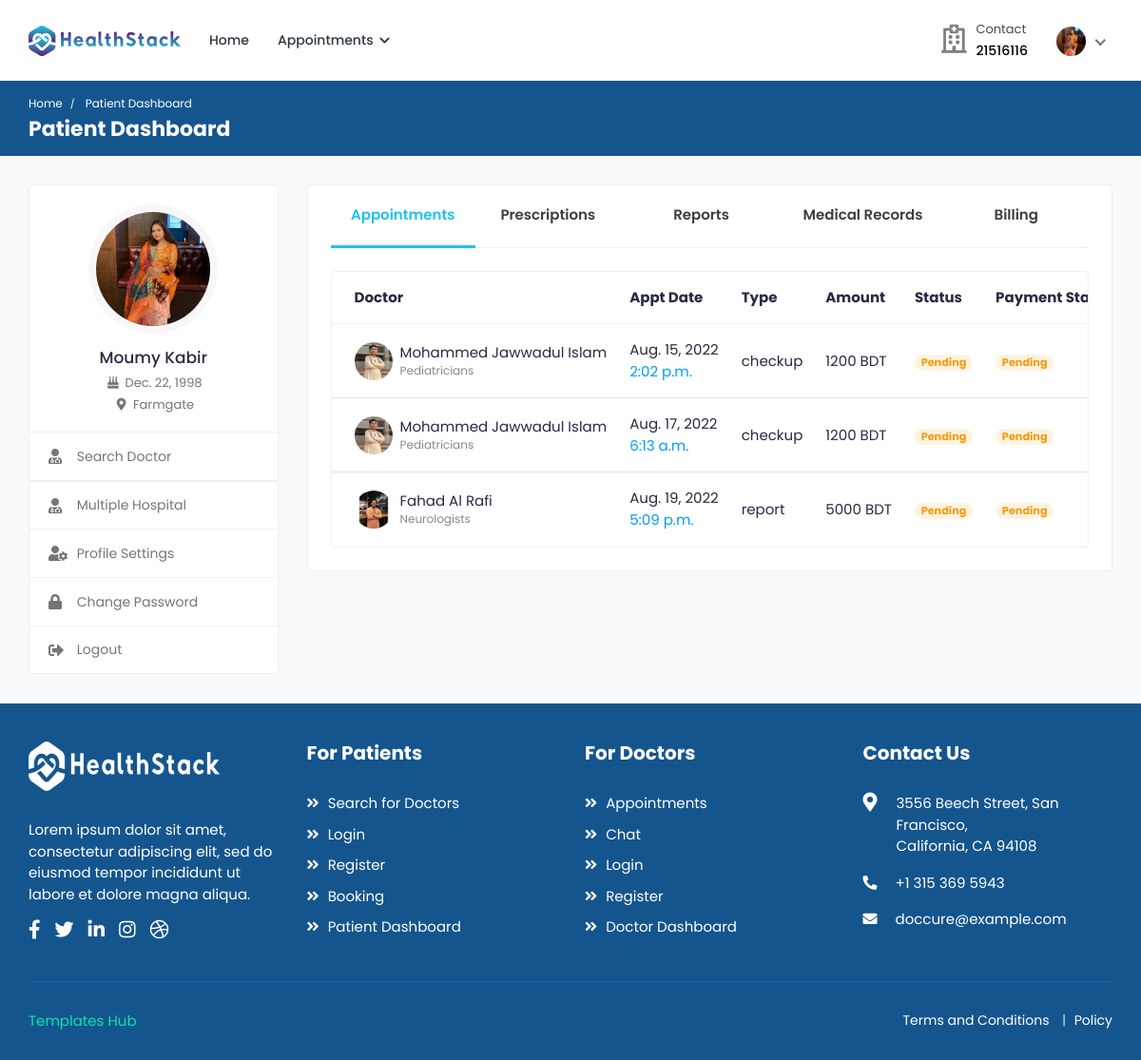
The page /patient-dashboard/4/ on the database as committed earlier.
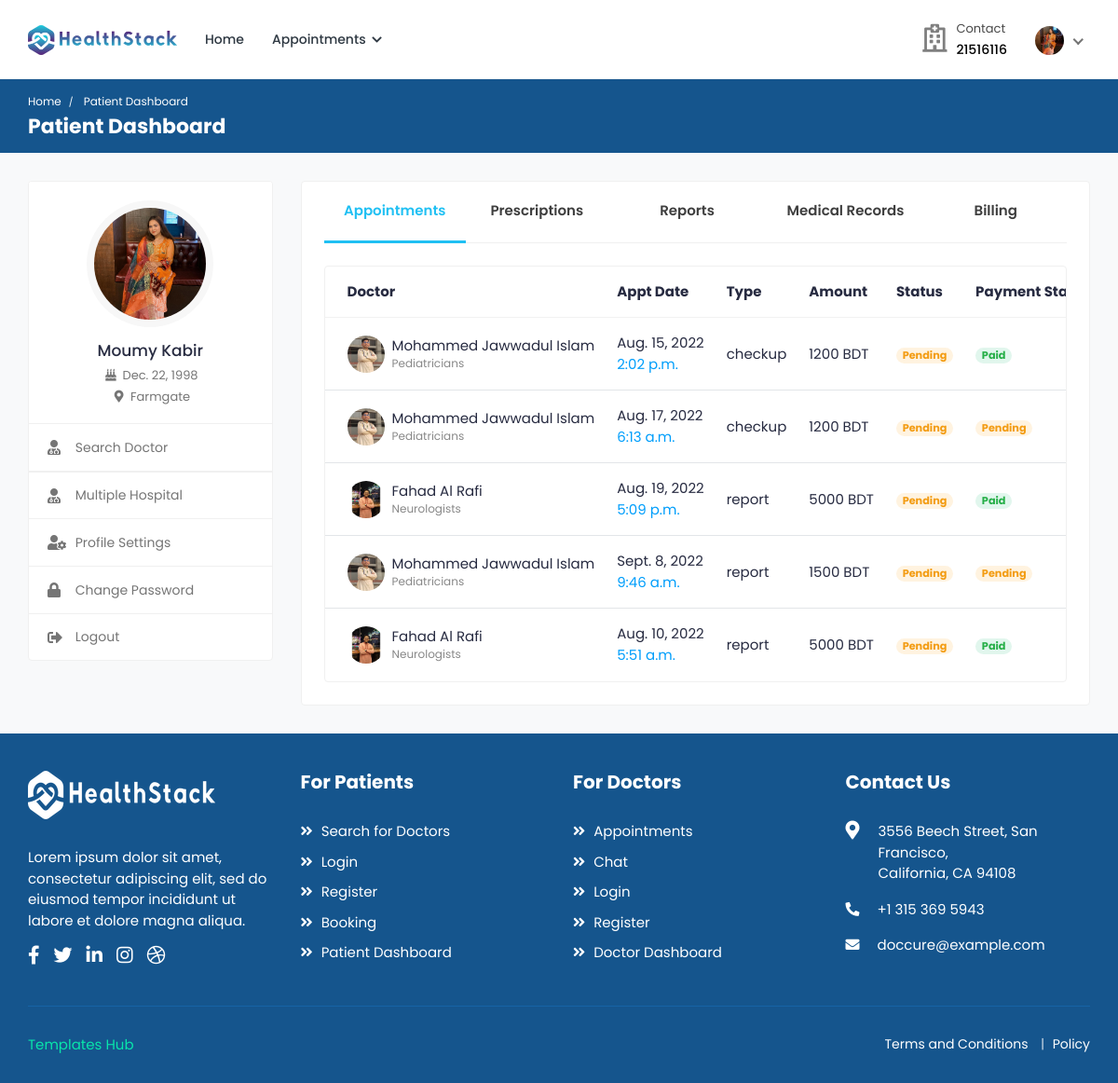
The same page on the database as committed later.
### doctor/models.py (models this page shows, shortened)
class Appointment(models.Model):
    APPOINTMENT_TYPE = (
        ('report', 'report'),
        ('checkup', 'checkup'),
    )
    APPOINTMENT_STATUS = (
        ('pending', 'pending'),
        ('confirmed', 'confirmed'),
        ('cancelled', 'cancelled'),
    )
    id = models.AutoField(primary_key=True)
    date = models.DateField(null=True, blank=True)
    time = models.TimeField(null=True, blank=True)
    doctor = models.ForeignKey(
        Doctor_Information, on_delete=models.CASCADE, null=True, blank=True)
    patient = models.ForeignKey(
        Patient, on_delete=models.CASCADE, null=True, blank=True)
    appointment_type = models.CharField(
        max_length=200, choices=APPOINTMENT_TYPE)
    appointment_status = models.CharField(
        max_length=200, choices=APPOINTMENT_STATUS)
    serial_number = models.CharField(max_length=200, null=True, blank=True)
    payment_status = models.CharField(
        max_length=200, null=True, blank=True, default='pending')
    transaction_id = models.CharField(max_length=255, null=True, blank=True)

class Doctor_Information(models.Model):
    DOCTOR_TYPE = (
        ('Cardiologists', 'Cardiologists'),
        ('Neurologists', 'Neurologists'),
        ('Pediatricians', 'Pediatricians'),
        ('Physiatrists', 'Physiatrists'),
        ('Dermatologists', 'Dermatologists'),
    )
    doctor_id = models.AutoField(primary_key=True)
    user = models.OneToOneField(
        User, on_delete=models.CASCADE, null=True, blank=True, related_name='profile')
    name = models.CharField(max_length=200, null=True, blank=True)
    username = models.CharField(max_length=200, null=True, blank=True)
    degree = models.CharField(max_length=200, null=True, blank=True)
    department = models.CharField(
        max_length=200, choices=DOCTOR_TYPE, null=True, blank=True)
    featured_image = models.ImageField(
        upload_to='doctors/', default='doctors/user-default.png', null=True, blank=True)
    email = models.EmailField(max_length=200, null=True, blank=True)
    phone_number = models.IntegerField(null=True, blank=True)
    visiting_hour = models.CharField(max_length=200, null=True, blank=True)
    consultation_fee = models.IntegerField(null=True, blank=True)
    report_fee = models.IntegerField(null=True, blank=True)
    dob = models.DateField(null=True, blank=True)
    hospital_name = models.ForeignKey(
        Hospital_Information, on_delete=models.CASCADE, null=True, blank=True)

### hospital/views.py (the view)
def patient_dashboard(request, pk):
    patient = Patient.objects.get(user_id=pk)
    appointments = Appointment.objects.filter(patient=patient)
    payments = Payment.objects.filter(patient=patient).filter(appointment__in=appointments).filter(payment_type='appointment')
    context = {'patient': patient, 'appointments': appointments, 'payments': payments}
    return render(request, 'patient-dashboard.html', context)

### templates/patient-dashboard.html (shortened to what the changed rows need)
{% load static %}
<!DOCTYPE html>
<html lang="en">
  <head>
    <link
      rel="stylesheet"
      href="{% static 'HealthStack-System/css/Normal/bootstrap.min.css' %}"
    />
    <link
      rel="stylesheet"
      href="{% static 'HealthStack-System/plugins/Normal/fontawesome/css/fontawesome.min.css' %}"
    />
    <link
      rel="stylesheet"
      href="{% static 'HealthStack-System/plugins/Normal/fontawesome/css/all.min.css' %}"
    />
    <link
      rel="stylesheet"
      href="{% static 'HealthStack-System/css/Normal/style.css' %}"
    />
  </head>
  <body>
    <div class="main-wrapper">
      <div class="breadcrumb-bar">
        <div class="container-fluid">
          <div class="row align-items-center">
            <div class="col-md-12 col-12">
              <h2 class="breadcrumb-title">Patient Dashboard</h2>
            </div>
          </div>
        </div>
      </div>
      <div class="content">
        <div class="container-fluid">
          <div class="row">
            <div class="col-md-7 col-lg-8 col-xl-9">
              <div class="card">
                <div class="card-body pt-0">
                  <div class="tab-content pt-0">
                    <div
                      id="pat_appointments"
                      class="tab-pane fade show active"
                    >
                      <div class="card card-table mb-0">
                        <div class="card-body">
                          <div class="table-responsive">
                            <table class="table table-hover table-center mb-0">
                              <thead>
                                <tr>
                                  <th>Doctor</th>
                                  <th>Appt Date</th>
                                  <th>Type</th>
                                  <th>Amount</th>
                                  <th>Status</th>
                                  <th>Payment Status</th>
                                </tr>
                              </thead>
                              <tbody>
                                {% for appointment in appointments %}
                                <tr>
                                  <td>
                                    <h2 class="table-avatar">
                                      <a
                                        href="doctor-profile.html"
                                        class="avatar avatar-sm mr-2"
                                      >
                                        <img
                                          class="avatar-img rounded-circle"
                                          src="{{ appointment.doctor.featured_image.url }}"
                                          alt="User Image"
                                        />
                                      </a>
                                      <a href="doctor-profile.html"
                                        >{{ appointment.doctor.name }}
                                        <span
                                          >{{appointment.doctor.department}}</span
                                        ></a
                                      >
                                    </h2>
                                  </td>
                                  <td>
                                    {{appointment.date}}
                                    <span class="d-block text-info"
                                      >{{appointment.time}}</span
                                    >
                                  </td>
                                  <td>{{appointment.appointment_type}}</td>
                                  {% if appointment.appointment_type == 'checkup' %}
                                  <td>{{appointment.doctor.consultation_fee}} BDT</td>
                                  {% else %}
                                  <td>{{appointment.doctor.report_fee}} BDT</td>
                                  {% endif %}
                                  <td>
                                    {% if appointment.appointment_status == 'pending' %}
                                    <span class="badge badge-pill bg-warning-light">Pending</span>
                                    {% endif %}
                                  </td>
                                  <td>
                                    {% if appointment.payment_status == 'pending' %}
                                    <span class="badge badge-pill bg-warning-light">Pending</span>
                                    {% endif %}
                                    {% if appointment.payment_status == 'VALID' %}
                                    <span class="badge badge-pill bg-success-light">Paid</span>
                                    {% endif %}
                                  </td>
                                </tr>
                                {% endfor %}
                              </tbody>
                            </table>
                          </div>
                        </div>
                      </div>
                    </div>
                  </div>
                </div>
              </div>
            </div>
          </div>
        </div>
      </div>
      <footer class="footer">
        <div class="footer-top">
          <div class="container-fluid">
            <div class="row">
              <div class="col-lg-3 col-md-6">
                <div class="footer-widget footer-menu">
                  <h2 class="footer-title">For Patients</h2>
                </div>
              </div>
              <div class="col-lg-3 col-md-6">
                <div class="footer-widget footer-menu">
                  <h2 class="footer-title">For Doctors</h2>
                </div>
              </div>
              <div class="col-lg-3 col-md-6">
                <div class="footer-widget footer-contact">
                  <h2 class="footer-title">Contact Us</h2>
                </div>
              </div>
            </div>
          </div>
        </div>
      </footer>
    </div>
  </body>
</html>

Rows that differ between the two databases and show on the page:
changed Appointment "Aug. 15, 2022": payment_status "Pending" → "Paid"
changed Appointment "Aug. 19, 2022": payment_status "Pending" → "Paid"
added Appointment: doctor.featured_image (picture), doctor.name "Mohammed Jawwadul Islam", doctor.department "Pediatricians", date "Sept. 8, 2022", time "9:46 a.m.", appointment_type "report", doctor.report_fee "1500", appointment_status "Pending", payment_status "Pending"
added Appointment: doctor.featured_image (picture), doctor.name "Fahad Al Rafi", doctor.department "Neurologists", date "Aug. 10, 2022", time "5:51 a.m.", appointment_type "report", doctor.report_fee "5000", appointment_status "Pending", payment_status "Paid"
